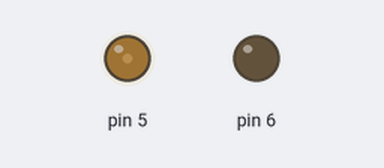
Bench run of a sketch on a simulated Arduino Uno, built with avr-gcc and run on an emulated ATmega328P. Shown: output pins drawn as LEDs (lit = HIGH). What the sketch prints to the serial monitor is not drawn.

Above: at 3.05 s.
At 6.0 s:
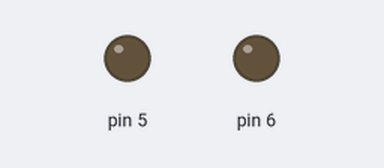
At 8.5 s:
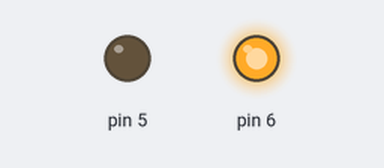
At 11.0 s:
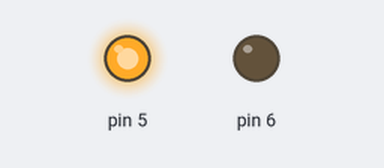
Timing chart, 0 to 13.4 s (numbered marks = the images above):
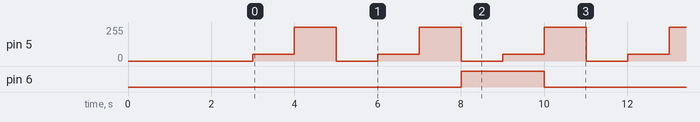

Measured:
- by itself, pin 5: repeats every 3.0 s: 255/255 1.0 s, 0/255 1.0 s, 50/255 1.0 s
- by itself, pin 6: alternates HIGH for 2.0 s and LOW for 6.0 s

The sketch:

ProcessiAStati.ino
```cpp
unsigned long t1 = 0;

void setup() {
  Serial.begin(115200);
  delay(3000);
  Serial.println("Processi");

  pinMode(5, OUTPUT);
  pinMode(6, OUTPUT);
}

void loop() {
  if ((millis() - t1) > 1000) {
    processo1();
    processo2();
    t1 = millis();
  }

}
```

processo1.ino
```cpp
void processo1() {
  static int stato = 0;
  switch(stato){
    case 0:
      analogWrite(5, 50);
      stato = 1;
      break;
    case 1:
      analogWrite(5, 255);
      stato = 2;
      break;
    case 2:
      analogWrite(5, 0);
      stato = 0;
      break;
  }
}
```

processo2.ino
```cpp
void processo2() {
  static int stato = 0;
  static unsigned long t1 = 0;
  switch(stato){
    case 0:
      t1 = millis();
      stato = 1;
      break;
    case 1:
      if ((millis() - t1) > 5000) {
        stato = 2;
        digitalWrite(6, HIGH);
        t1 = millis();
      }
      break;
    case 2:
      if ((millis() - t1) > 2000) {
        stato = 0;
        digitalWrite(6, LOW);
        t1 = millis();
      }
      break;
  }
}
```
